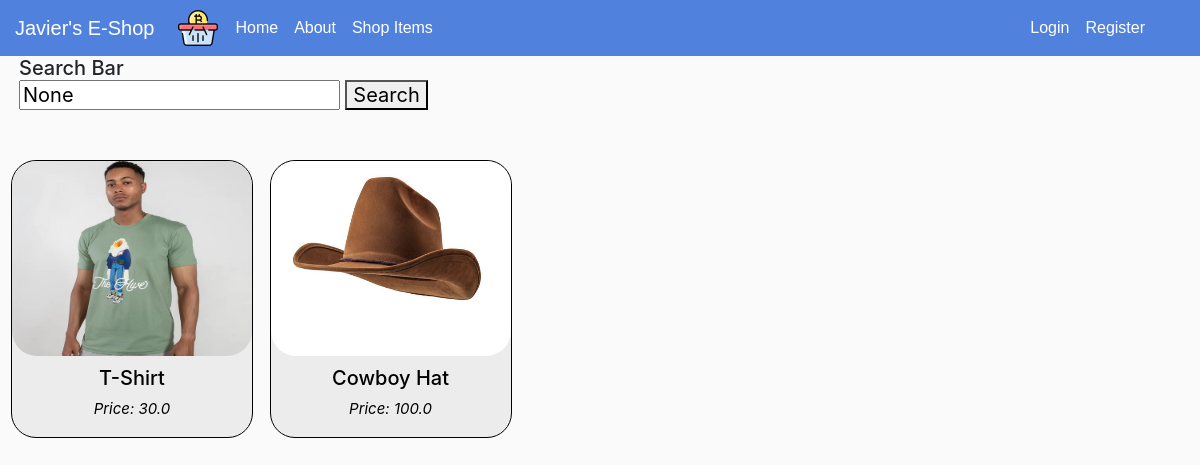
The app's page /search/, older data.
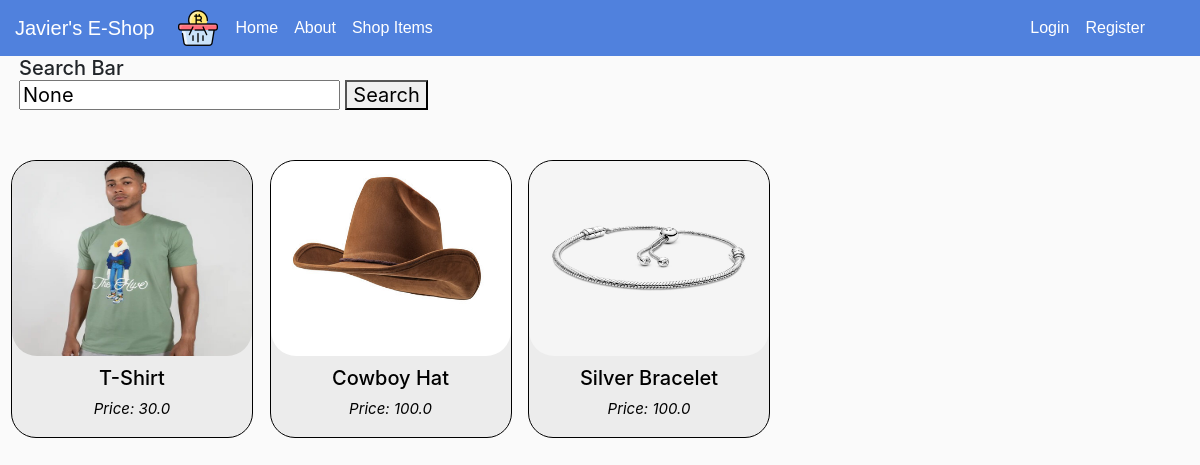
The same page, newer data.
### core/models.py (models this page shows, shortened)
class Item(models.Model):
    category = models.ForeignKey(Category, related_name= 'items', on_delete=models.CASCADE, default= 1)
    name = models.CharField(max_length = 255)
    description = models.TextField(blank = True, null=True)
    price = models.FloatField()
    image = models.ImageField(upload_to="item_images", blank=True,null=True)
    is_sold = models.BooleanField(default=False)
    created_by = models.ForeignKey(User,related_name='items', on_delete= models.CASCADE)
    created_at = models.DateTimeField(auto_now_add=True)

### core/views.py (the view)
# urls.py: path("search/", views.search_bar, name = "search"),
def search_bar(request):
     if request.method == 'GET':
          items = Item.objects.filter(is_sold=False)
          query = request.GET.get('query')
          if query:
               items = items.filter(Q(name__icontains=query))
     return render(request, 'core/search.html',{'items':items, 'query':query})

### core/templates/core/search.html
{%extends "core/base.html"%}
{% block content %}
<div class="header_items">
  <h2 class="new_items">Search Bar
    <form class="search_bar" method = "get" action="{% url 'search' %}">
      <input name= "query" type="text" value="{{query}}" placeholder="Search for an item" >
      <button class="button5" type="submit">
        Search
      </button>
    </form>
</h2>
</div>
<div class="grid_layout">
    {% for item in items %}
    <div class="images">
        <a href="{% url 'detail' item.id %}">
          <div>
            <img src="{{ item.image.url }}" class="images-xl" width="240" height="195" >
          </div>
        </a>
          <div>
             <h2 class="item_names"> {{item.name}} </h2>
             <p class="price_item">Price: {{item.price}} </p>
          </div>
    </div>
    {%endfor%}
  </div>
{% endblock %}

Row changes from the older to the newer data that the page shows:
added Item: image (picture), name "Silver Bracelet", price "100.0"
